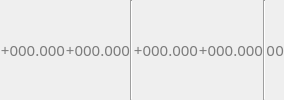
        <widget class="QWidget" name="frmCoordOffsetsValuesL2" native="true">
         <property name="sizePolicy">
          <sizepolicy hsizetype="Expanding" vsizetype="Fixed">
           <horstretch>0</horstretch>
           <verstretch>0</verstretch>
          </sizepolicy>
         </property>
         <layout class="QHBoxLayout" name="horizontalLayout_5">
          <property name="spacing">
           <number>0</number>
          </property>
          <property name="leftMargin">
           <number>0</number>
          </property>
          <property name="topMargin">
           <number>0</number>
          </property>
          <property name="rightMargin">
           <number>0</number>
          </property>
          <property name="bottomMargin">
           <number>0</number>
          </property>
          <item>
           <widget class="QLabel" name="lblG5xX">
            <property name="sizePolicy">
             <sizepolicy hsizetype="Preferred" vsizetype="Fixed">
              <horstretch>0</horstretch>
              <verstretch>0</verstretch>
             </sizepolicy>
            </property>
            <property name="font">
             <font>
              <family>LED Calculator</family>
              <pointsize>11</pointsize>
             </font>
            </property>
            <property name="styleSheet">
             <string notr="true">color:rgb(124,124, 124);</string>
            </property>
            <property name="frameShape">
             <enum>QFrame::NoFrame</enum>
            </property>
            <property name="frameShadow">
             <enum>QFrame::Sunken</enum>
            </property>
            <property name="text">
             <string notr="true">+000.000</string>
            </property>
            <property name="alignment">
             <set>Qt::AlignRight|Qt::AlignTrailing|Qt::AlignVCenter</set>
            </property>
           </widget>
          </item>
          <item>
           <widget class="QLabel" name="lblG5xY">
            <property name="sizePolicy">
             <sizepolicy hsizetype="Preferred" vsizetype="Fixed">
              <horstretch>0</horstretch>
              <verstretch>0</verstretch>
             </sizepolicy>
            </property>
            <property name="font">
             <font>
              <family>LED Calculator</family>
              <pointsize>11</pointsize>
             </font>
            </property>
            <property name="styleSheet">
             <string notr="true">color:rgb(124,124, 124);</string>
            </property>
            <property name="frameShape">
             <enum>QFrame::NoFrame</enum>
            </property>
            <property name="frameShadow">
             <enum>QFrame::Sunken</enum>
            </property>
            <property name="text">
             <string notr="true">+000.000</string>
            </property>
            <property name="alignment">
             <set>Qt::AlignRight|Qt::AlignTrailing|Qt::AlignVCenter</set>
            </property>
           </widget>
          </item>
          <item>
           <widget class="Line" name="line_7">
            <property name="orientation">
             <enum>Qt::Vertical</enum>
            </property>
           </widget>
          </item>
          <item>
           <widget class="QLabel" name="lblG5xA">
            <property name="sizePolicy">
             <sizepolicy hsizetype="Preferred" vsizetype="Fixed">
              <horstretch>0</horstretch>
              <verstretch>0</verstretch>
             </sizepolicy>
            </property>
            <property name="font">
             <font>
              <family>LED Calculator</family>
              <pointsize>11</pointsize>
             </font>
            </property>
            <property name="styleSheet">
             <string notr="true">color:rgb(124,124, 124);</string>
            </property>
            <property name="frameShape">
             <enum>QFrame::NoFrame</enum>
            </property>
            <property name="frameShadow">
             <enum>QFrame::Sunken</enum>
            </property>
            <property name="text">
             <string notr="true">+000.000</string>
            </property>
            <property name="alignment">
             <set>Qt::AlignRight|Qt::AlignTrailing|Qt::AlignVCenter</set>
            </property>
           </widget>
          </item>
          <item>
           <widget class="QLabel" name="lblG5xZ">
            <property name="sizePolicy">
             <sizepolicy hsizetype="Preferred" vsizetype="Fixed">
              <horstretch>0</horstretch>
              <verstretch>0</verstretch>
             </sizepolicy>
            </property>
            <property name="font">
             <font>
              <family>LED Calculator</family>
              <pointsize>11</pointsize>
             </font>
            </property>
            <property name="styleSheet">
             <string notr="true">color:rgb(124,124, 124);</string>
            </property>
            <property name="frameShape">
             <enum>QFrame::NoFrame</enum>
            </property>
            <property name="frameShadow">
             <enum>QFrame::Sunken</enum>
            </property>
            <property name="text">
             <string notr="true">+000.000</string>
            </property>
            <property name="alignment">
             <set>Qt::AlignRight|Qt::AlignTrailing|Qt::AlignVCenter</set>
            </property>
           </widget>
          </item>
          <item>
           <widget class="Line" name="line_8">
            <property name="orientation">
             <enum>Qt::Vertical</enum>
            </property>
           </widget>
          </item>
          <item>
           <widget class="QLabel" name="lblG5xB">
            <property name="sizePolicy">
             <sizepolicy hsizetype="Preferred" vsizetype="Fixed">
              <horstretch>0</horstretch>
              <verstretch>0</verstretch>
             </sizepolicy>
            </property>
            <property name="maximumSize">
             <size>
              <width>15</width>
              <height>16777215</height>
             </size>
            </property>
            <property name="font">
             <font>
              <family>LED Calculator</family>
              <pointsize>11</pointsize>
             </font>
            </property>
            <property name="styleSheet">
             <string notr="true">color:rgb(124,124, 124);</string>
            </property>
            <property name="frameShape">
             <enum>QFrame::NoFrame</enum>
            </property>
            <property name="frameShadow">
             <enum>QFrame::Sunken</enum>
            </property>
            <property name="text">
             <string notr="true">0</string>
            </property>
            <property name="alignment">
             <set>Qt::AlignRight|Qt::AlignTrailing|Qt::AlignVCenter</set>
            </property>
           </widget>
          </item>
          <item>
           <widget class="QLabel" name="lblG5xC">
            <property name="sizePolicy">
             <sizepolicy hsizetype="Preferred" vsizetype="Fixed">
              <horstretch>0</horstretch>
              <verstretch>0</verstretch>
             </sizepolicy>
            </property>
            <property name="maximumSize">
             <size>
              <width>15</width>
              <height>16777215</height>
             </size>
            </property>
            <property name="font">
             <font>
              <family>LED Calculator</family>
              <pointsize>11</pointsize>
             </font>
            </property>
            <property name="styleSheet">
             <string notr="true">color:rgb(124,124, 124);</string>
            </property>
            <property name="frameShape">
             <enum>QFrame::NoFrame</enum>
            </property>
            <property name="frameShadow">
             <enum>QFrame::Sunken</enum>
            </property>
            <property name="text">
             <string notr="true">0</string>
            </property>
            <property name="alignment">
             <set>Qt::AlignRight|Qt::AlignTrailing|Qt::AlignVCenter</set>
            </property>
           </widget>
          </item>
         </layout>
        </widget>
